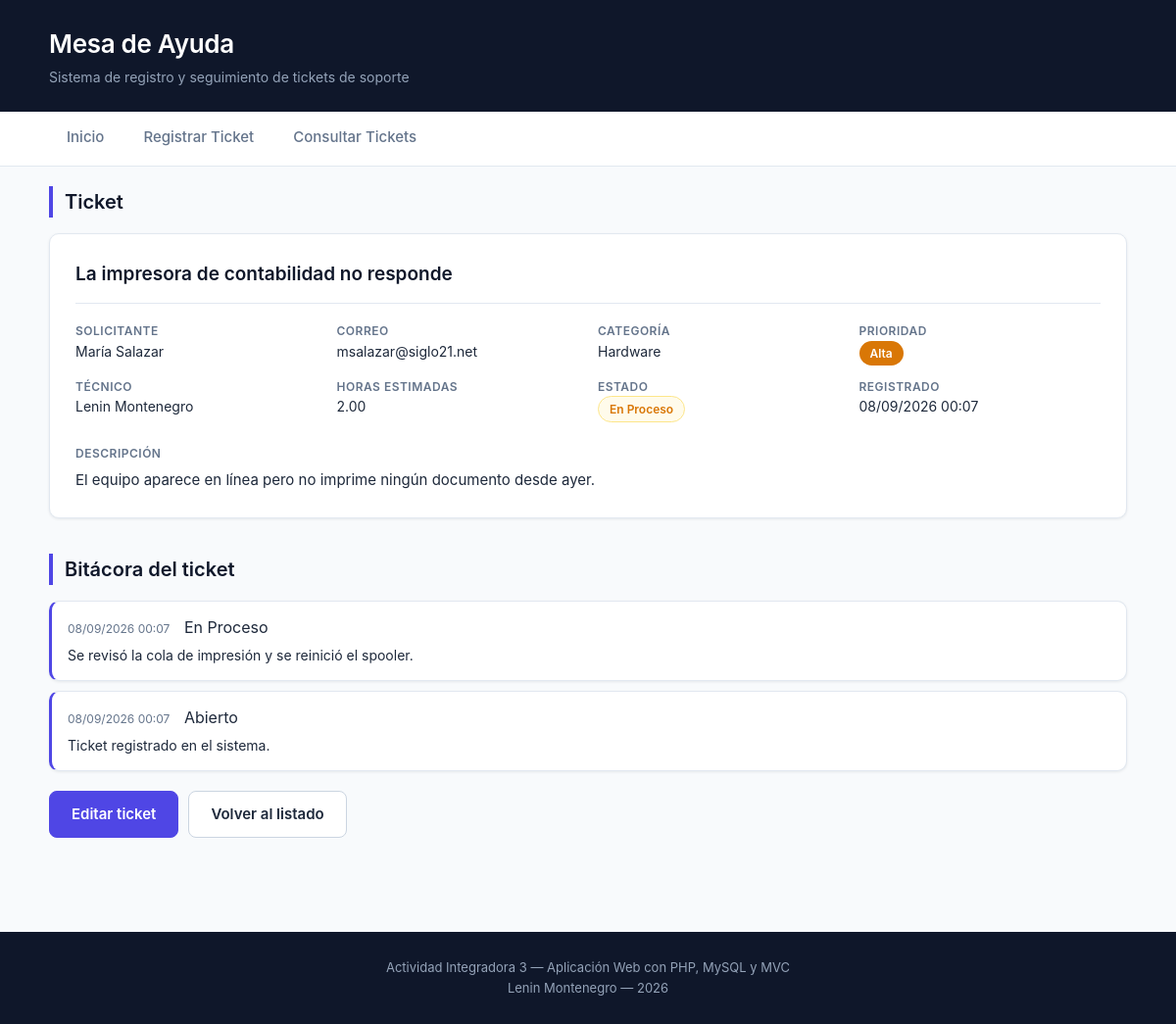
/index.php?controlador=ticket&accion=detalle&id=1, run on the app's committed database.
### tables this page shows
CREATE TABLE tickets (
    id_ticket           INT AUTO_INCREMENT PRIMARY KEY,
    codigo              VARCHAR(20)  NOT NULL,
    titulo              VARCHAR(100) NOT NULL,
    descripcion         TEXT         NOT NULL,
    solicitante         VARCHAR(80)  NOT NULL,
    correo_solicitante  VARCHAR(100) NOT NULL,
    id_categoria        INT          NOT NULL,
    id_prioridad        INT          NOT NULL,
    id_tecnico          INT          NULL,
    horas_estimadas     DECIMAL(5,2) NOT NULL DEFAULT 1.00,
    estado              ENUM('Abierto','En Proceso','Resuelto','Cerrado') NOT NULL DEFAULT 'Abierto',
    fecha_creacion      DATETIME     NOT NULL DEFAULT CURRENT_TIMESTAMP,
    fecha_actualizacion DATETIME     NOT NULL DEFAULT CURRENT_TIMESTAMP ON UPDATE CURRENT_TIMESTAMP,
    CONSTRAINT fk_ticket_categoria FOREIGN KEY (id_categoria) REFERENCES categorias(id_categoria),
    CONSTRAINT fk_ticket_prioridad FOREIGN KEY (id_prioridad) REFERENCES prioridades(id_prioridad),
    CONSTRAINT fk_ticket_tecnico   FOREIGN KEY (id_tecnico)   REFERENCES tecnicos(id_tecnico)
);

CREATE TABLE categorias (
    id_categoria INT AUTO_INCREMENT PRIMARY KEY,
    nombre       VARCHAR(50) NOT NULL
);

CREATE TABLE prioridades (
    id_prioridad INT AUTO_INCREMENT PRIMARY KEY,
    nombre       VARCHAR(20) NOT NULL,
    color        VARCHAR(7)  NOT NULL
);

CREATE TABLE seguimientos (
    id_seguimiento INT AUTO_INCREMENT PRIMARY KEY,
    id_ticket      INT          NOT NULL,
    comentario     VARCHAR(255) NOT NULL,
    estado         VARCHAR(20)  NOT NULL,
    fecha          DATETIME     NOT NULL DEFAULT CURRENT_TIMESTAMP,
    CONSTRAINT fk_seguimiento_ticket FOREIGN KEY (id_ticket)
        REFERENCES tickets(id_ticket) ON DELETE CASCADE
);

### controllers/TicketController.php (called while the page is built, shortened)
<?php
require_once __DIR__ . "/../models/Tickets.php";
require_once __DIR__ . "/../models/Seguimiento.php";
class TicketController
{
    private $ticket;
    private $seguimiento;
    public function __construct()
    {
        $this->ticket = new Ticket();
        $this->seguimiento = new Seguimiento();
    }
    public function detalle()
    {
        $registro = $this->ticket->obtenerPorId(isset($_GET["id"]) ? $_GET["id"] : 0);
        $bitacora = $this->seguimiento->listarPorTicket($registro["id_ticket"]);
        require __DIR__ . "/../views/tickets/detalle.php";
    }
}

### models/Tickets.php (called while the page is built, shortened)
<?php
class Ticket
{
    public function obtenerPorId($id)
    {
        $conexion = Conexion::obtener();
        $sql = "SELECT  t.*,
                        c.nombre AS categoria,
                        p.nombre AS prioridad, p.color,
                        IFNULL(e.nombre, 'Sin asignar') AS tecnico
                FROM    tickets t
                        INNER JOIN categorias  c ON t.id_categoria = c.id_categoria
                        INNER JOIN prioridades p ON t.id_prioridad = p.id_prioridad
                        LEFT  JOIN tecnicos    e ON t.id_tecnico   = e.id_tecnico
                WHERE   t.id_ticket = :id";
        $sentencia = $conexion->prepare($sql);
        $sentencia->execute([":id" => $id]);
        return $sentencia->fetch();
    }
}

### config/funciones.php (called while the page is built, shortened)
<?php
function claseEstado($estado)
{
    $clase = "";
    switch ($estado) {
        case "En Proceso":
            $clase = "estado-en-proceso";
            break;
    }
    return $clase;
}

### models/Seguimiento.php (called while the page is built, shortened)
<?php
class Seguimiento
{
    public function listarPorTicket($idTicket)
    {
        $conexion = Conexion::obtener();
        $sql = "SELECT comentario, estado, fecha
                FROM   seguimientos
                WHERE  id_ticket = :ticket
                ORDER BY fecha DESC, id_seguimiento DESC";
        $sentencia = $conexion->prepare($sql);
        $sentencia->execute([":ticket" => $idTicket]);
        return $sentencia->fetchAll();
    }
}

### views/tickets/detalle.php (the view)
<?php require __DIR__ . "/../layouts/encabezado.php"; ?>
<section class="seccion">
    <h2 class="titulo-seccion">Ticket <?php echo htmlspecialchars($registro["codigo"]); ?></h2>
    <div class="detalle">
        <h3 class="detalle-titulo"><?php echo htmlspecialchars($registro["titulo"]); ?></h3>
        <div class="detalle-datos">
            <p><strong>Solicitante</strong> <?php echo htmlspecialchars($registro["solicitante"]); ?></p>
            <p><strong>Correo</strong> <?php echo htmlspecialchars($registro["correo_solicitante"]); ?></p>
            <p><strong>Categoría</strong> <?php echo htmlspecialchars($registro["categoria"]); ?></p>
            <p>
                <strong>Prioridad</strong>
                <span class="etiqueta" style="background-color: <?php echo $registro["color"]; ?>">
                    <?php echo htmlspecialchars($registro["prioridad"]); ?>
                </span>
            </p>
            <p><strong>Técnico</strong> <?php echo htmlspecialchars($registro["tecnico"]); ?></p>
            <p><strong>Horas estimadas</strong> <?php echo number_format($registro["horas_estimadas"], 2); ?></p>
            <p>
                <strong>Estado</strong>
                <span class="estado <?php echo claseEstado($registro["estado"]); ?>">
                    <?php echo htmlspecialchars($registro["estado"]); ?>
                </span>
            </p>
            <p><strong>Registrado</strong> <?php echo date("d/m/Y H:i", strtotime($registro["fecha_creacion"])); ?></p>
        </div>
        <h4 class="detalle-subtitulo">Descripción</h4>
        <p class="detalle-descripcion"><?php echo nl2br(htmlspecialchars($registro["descripcion"])); ?></p>
    </div>
</section>
<section class="seccion">
    <h2 class="titulo-seccion">Bitácora del ticket</h2>
    <?php if (count($bitacora) === 0) { ?>
        <p class="aviso aviso-info">Este ticket no tiene movimientos registrados.</p>
    <?php } else { ?>
        <ul class="bitacora">
            <?php foreach ($bitacora as $movimiento) { ?>
                <li class="bitacora-item">
                    <span class="bitacora-fecha"><?php echo date("d/m/Y H:i", strtotime($movimiento["fecha"])); ?></span>
                    <span class="bitacora-estado"><?php echo htmlspecialchars($movimiento["estado"]); ?></span>
                    <p class="bitacora-texto"><?php echo htmlspecialchars($movimiento["comentario"]); ?></p>
                </li>
            <?php } ?>
        </ul>
    <?php } ?>
    <p class="acciones-inicio">
        <a class="boton" href="index.php?controlador=ticket&amp;accion=editar&amp;id=<?php echo $registro["id_ticket"]; ?>">Editar ticket</a>
        <a class="boton boton-claro" href="index.php?controlador=ticket&amp;accion=listar">Volver al listado</a>
    </p>
</section>
<?php require __DIR__ . "/../layouts/pie.php"; ?>

### css/estilos.css (style rules this page uses)
:root { --acento: #4f46e5; --acento-oscuro: #4338ca; --acento-suave: #eef2ff; --tinta: #0f172a; --texto: #1e293b; --texto-suave: #64748b; --borde: #e2e8f0; --superficie: #ffffff; --fondo: #f8fafc; --fondo-alterno: #f1f5f9; --abierto: #2563eb; --proceso: #d97706; --resuelto: #059669; --cerrado: #64748b; --peligro: #dc2626; --fuente: -apple-system, "Segoe UI", Roboto, Helvetica, Arial, sans-serif; --espacio: 20px; --radio: 10px; --sombra: 0 1px 3px rgba(15, 23, 42, 0.08); }
* { margin: 0; padding: 0; box-sizing: border-box; }
body { font-family: var(--fuente); background-color: var(--fondo); color: var(--texto); line-height: 1.6; -webkit-font-smoothing: antialiased; }
.seccion { margin-bottom: 36px; }
.titulo-seccion { font-size: 20px; font-weight: 600; color: var(--tinta); margin-bottom: 16px; padding-left: 12px; border-left: 4px solid var(--acento); }
.boton { display: inline-block; background-color: var(--acento); color: var(--superficie); text-decoration: none; font-family: var(--fuente); font-size: 15px; font-weight: 600; padding: 11px 22px; border: 1px solid var(--acento); border-radius: 8px; cursor: pointer; }
.boton-claro { background-color: var(--superficie); color: var(--texto); border-color: #cbd5e1; }
.acciones-formulario, .acciones-inicio { display: flex; flex-wrap: wrap; gap: 10px; margin-top: var(--espacio); }
.etiqueta { display: inline-block; color: var(--superficie); font-size: 12px; font-weight: 600; padding: 3px 11px; border-radius: 20px; white-space: nowrap; }
.estado { display: inline-block; font-size: 12px; font-weight: 600; padding: 3px 11px; border-radius: 20px; border: 1px solid transparent; white-space: nowrap; }
.estado.estado-en-proceso { background-color: #fffbeb; color: var(--proceso); border-color: #fde68a; }
.detalle { background-color: var(--superficie); border: 1px solid var(--borde); border-radius: var(--radio); box-shadow: var(--sombra); padding: 26px; }
.detalle-titulo { font-size: 19px; font-weight: 600; color: var(--tinta); margin-bottom: 18px; padding-bottom: 14px; border-bottom: 1px solid var(--borde); }
.detalle-datos { display: grid; grid-template-columns: repeat(auto-fit, minmax(230px, 1fr)); gap: 12px var(--espacio); margin-bottom: 22px; font-size: 14px; }
.detalle-datos strong { display: block; font-size: 12px; font-weight: 600; color: var(--texto-suave); text-transform: uppercase; letter-spacing: 0.5px; }
.detalle-subtitulo { font-size: 12px; font-weight: 600; color: var(--texto-suave); text-transform: uppercase; letter-spacing: 0.5px; margin-bottom: 6px; }
.detalle-descripcion { font-size: 15px; }
.bitacora { list-style: none; }
.bitacora-item { background-color: var(--superficie); border: 1px solid var(--borde); border-left: 3px solid var(--acento); border-radius: var(--radio); box-shadow: var(--sombra); padding: 14px 16px; margin-bottom: 10px; }
.bitacora-fecha { font-size: 12px; color: var(--texto-suave); margin-right: 10px; }
.bitacora-texto { margin-top: 4px; font-size: 14px; }

### data on the page
tickets: titulo "La impresora de contabilidad no responde", solicitante "María Salazar", correo_solicitante "msalazar@siglo21.net", id_categoria.nombre "Hardware", id_prioridad.nombre "Alta", horas_estimadas "2.00", estado "En Proceso", fecha_creacion "08/09/2026 00:07", descripcion "El equipo aparece en línea pero no imprime ningún documento desde ayer."
seguimientos: fecha "08/09/2026 00:07", estado "En Proceso", comentario "Se revisó la cola de impresión y se reinició el spooler."
seguimientos: fecha "08/09/2026 00:07", estado "Abierto", comentario "Ticket registrado en el sistema."

### other printed values
$registro["tecnico"] "Lenin Montenegro"
